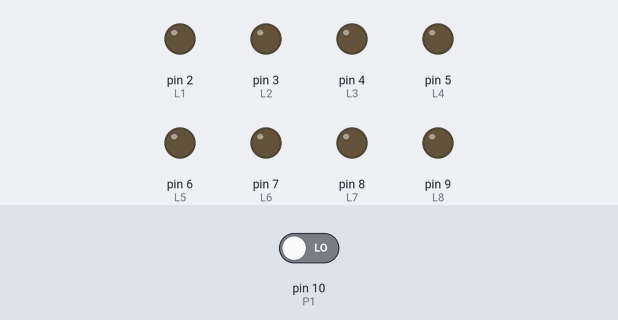
A sketch run on a simulated Arduino Uno, built with avr-gcc and run on an emulated ATmega328P. Parts: output pins drawn as LEDs (lit = HIGH). The inputs (shaded band) are chosen by the test bench; at power-on: pin 10 (P1) LOW. What the sketch prints to the serial monitor is not drawn.

Above: at 1.2 s.
1.3 s: pin 10 (P1) driven HIGH
At 1.45 s:
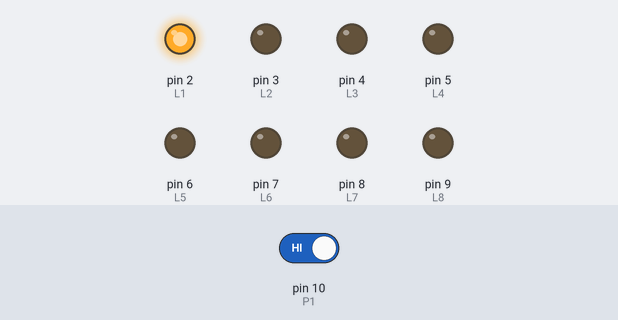
At 2.05 s:
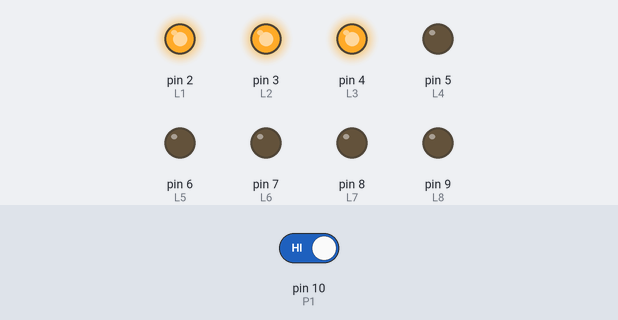
4.3 s: pin 10 (P1) driven LOW
At 4.45 s:
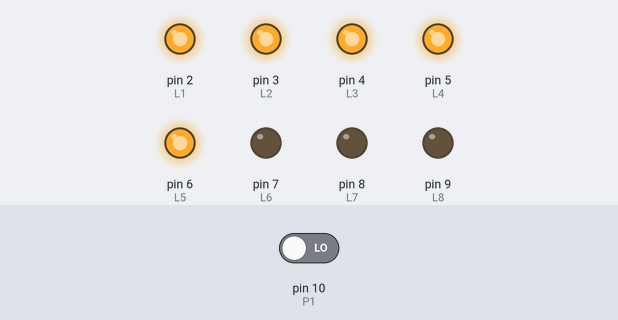
Timing chart, 0 to 13.3 s (numbered marks = the images above; inputs shaded):
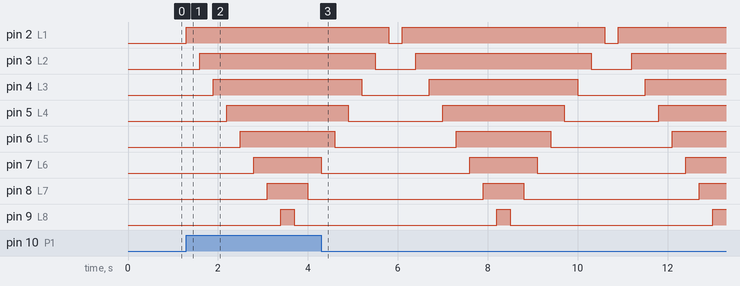

Measured:
- after the input at 1.3 s, pin 2 (L1): LOW → HIGH at once; pin 3 (L2): LOW → HIGH after 0.30 s; pin 4 (L3): LOW → HIGH after 0.60 s; pin 5 (L4): LOW → HIGH after 0.90 s; pin 6 (L5): LOW → HIGH after 1.2 s

The sketch:

ACTIVITY_3.ino
```cpp
int L1 = 2;
int L2 = 3;
int L3 = 4;
int L4 = 5;
int L5 = 6;
int L6 = 7;
int L7 = 8;
int L8 = 9;
int P1 = 10;
int x = 0;
int c = 0;


void setup() {
  pinMode(L1, OUTPUT);
  pinMode(L2, OUTPUT);
  pinMode(L3, OUTPUT);
  pinMode(L4, OUTPUT);
  pinMode(L5, OUTPUT);
  pinMode(L6, OUTPUT);
  pinMode(L7, OUTPUT);
  pinMode(L8, OUTPUT);
  pinMode(P1, INPUT);
  Serial.begin(9600);


}

void loop() {
  x = digitalRead(P1);

  if (x == HIGH) {
    c++;
  }

  switch (c)
  { //main
    case 1:
      digitalWrite(L1, HIGH);
      delay(300);
      digitalWrite(L2, HIGH);
      delay(300);
      digitalWrite(L3, HIGH);
      delay(300);
      digitalWrite(L4, HIGH);
      delay(300);
      digitalWrite(L5, HIGH);
      delay(300);
      digitalWrite(L6, HIGH);
      delay(300);
      digitalWrite(L7, HIGH);
      delay(300);
      digitalWrite(L8, HIGH);
      delay(300);
      digitalWrite(L8, LOW);
      delay(300);
      digitalWrite(L7, LOW);
      delay(300);
      digitalWrite(L6, LOW);
      delay(300);
      digitalWrite(L5, LOW);
      delay(300);
      digitalWrite(L4, LOW);
      delay(300);
      digitalWrite(L3, LOW);
      delay(300);
      digitalWrite(L2, LOW);
      delay(300);
      digitalWrite(L1, LOW);
      delay(300);
      break;

    case 2:
      digitalWrite(L1, HIGH);
      digitalWrite(L2, HIGH);
      digitalWrite(L3, HIGH);
      digitalWrite(L4, HIGH);
      digitalWrite(L5, HIGH);
      digitalWrite(L6, HIGH);
      digitalWrite(L7, HIGH);
      digitalWrite(L8, HIGH);
      delay(1000);
      digitalWrite(L1, LOW);
      digitalWrite(L2, LOW);
      digitalWrite(L3, LOW);
      digitalWrite(L4, LOW);
      digitalWrite(L5, LOW);
      digitalWrite(L6, LOW);
      digitalWrite(L7, LOW);
      digitalWrite(L8, LOW);
      break;

    case 3:
      digitalWrite(L1, HIGH);
      digitalWrite(L8, HIGH);
      delay(300);
      digitalWrite(L2, HIGH);
      digitalWrite(L7, HIGH);
      delay(300);
      digitalWrite(L3, HIGH);
      digitalWrite(L6, HIGH);
      delay(300);
      digitalWrite(L4, HIGH);
      digitalWrite(L5, HIGH);
      delay(500);
      digitalWrite(L1, LOW);
      digitalWrite(L2, LOW);
      digitalWrite(L3, LOW);
      digitalWrite(L4, LOW);
      digitalWrite(L5, LOW);
      digitalWrite(L6, LOW);
      digitalWrite(L7, LOW);
      digitalWrite(L8, LOW);
      break;

    case 4:
      digitalWrite(L1, LOW);
      digitalWrite(L2, LOW);
      digitalWrite(L3, LOW);
      digitalWrite(L4, LOW);
      digitalWrite(L5, LOW);
      digitalWrite(L6, LOW);
      digitalWrite(L7, LOW);
      digitalWrite(L8, LOW);
      break;

  }//main
  Serial.print(c);

}
```
